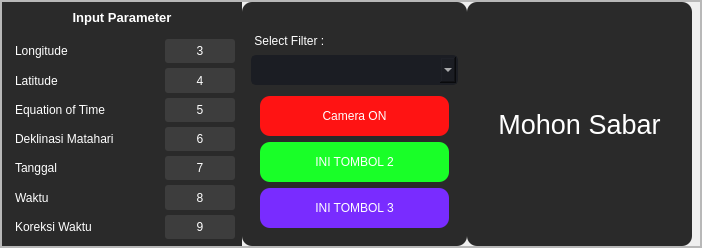
              <widget class="QFrame" name="frame_9">
               <property name="frameShape">
                <enum>QFrame::StyledPanel</enum>
               </property>
               <property name="frameShadow">
                <enum>QFrame::Raised</enum>
               </property>
               <layout class="QHBoxLayout" name="horizontalLayout_11">
                <property name="spacing">
                 <number>0</number>
                </property>
                <property name="leftMargin">
                 <number>0</number>
                </property>
                <property name="topMargin">
                 <number>0</number>
                </property>
                <property name="rightMargin">
                 <number>0</number>
                </property>
                <property name="bottomMargin">
                 <number>0</number>
                </property>
                <item>
                 <widget class="QFrame" name="frame_17">
                  <property name="minimumSize">
                   <size>
                    <width>700</width>
                    <height>0</height>
                   </size>
                  </property>
                  <property name="frameShape">
                   <enum>QFrame::StyledPanel</enum>
                  </property>
                  <property name="frameShadow">
                   <enum>QFrame::Raised</enum>
                  </property>
                  <layout class="QHBoxLayout" name="horizontalLayout_14">
                   <property name="spacing">
                    <number>0</number>
                   </property>
                   <property name="leftMargin">
                    <number>0</number>
                   </property>
                   <property name="topMargin">
                    <number>0</number>
                   </property>
                   <property name="rightMargin">
                    <number>8</number>
                   </property>
                   <property name="bottomMargin">
                    <number>0</number>
                   </property>
                   <item>
                    <widget class="QFrame" name="frame_22">
                     <property name="maximumSize">
                      <size>
                       <width>16777215</width>
                       <height>16777215</height>
                      </size>
                     </property>
                     <property name="styleSheet">
                      <string notr="true">background-color: rgb(42,42,42);
border-radius: 00px;
color: rgb(255, 255, 255);</string>
                     </property>
                     <property name="frameShape">
                      <enum>QFrame::StyledPanel</enum>
                     </property>
                     <property name="frameShadow">
                      <enum>QFrame::Raised</enum>
                     </property>
                     <layout class="QVBoxLayout" name="verticalLayout_10">
                      <property name="spacing">
                       <number>0</number>
                      </property>
                      <property name="leftMargin">
                       <number>0</number>
                      </property>
                      <property name="topMargin">
                       <number>0</number>
                      </property>
                      <property name="rightMargin">
                       <number>0</number>
                      </property>
                      <property name="bottomMargin">
                       <number>0</number>
                      </property>
                      <item>
                       <widget class="QFrame" name="frame_25">
                        <property name="maximumSize">
                         <size>
                          <width>16777215</width>
                          <height>30</height>
                         </size>
                        </property>
                        <property name="frameShape">
                         <enum>QFrame::StyledPanel</enum>
                        </property>
                        <property name="frameShadow">
                         <enum>QFrame::Raised</enum>
                        </property>
                        <layout class="QHBoxLayout" name="horizontalLayout_16">
                         <property name="spacing">
                          <number>0</number>
                         </property>
                         <property name="leftMargin">
                          <number>0</number>
                         </property>
                         <property name="topMargin">
                          <number>0</number>
                         </property>
                         <property name="rightMargin">
                          <number>0</number>
                         </property>
                         <property name="bottomMargin">
                          <number>0</number>
                         </property>
                         <item>
                          <widget class="QLabel" name="label_10">
                           <property name="font">
                            <font>
                             <pointsize>10</pointsize>
                             <weight>75</weight>
                             <bold>true</bold>
                            </font>
                           </property>
                           <property name="text">
                            <string>Input Parameter</string>
                           </property>
                           <property name="alignment">
                            <set>Qt::AlignCenter</set>
                           </property>
                          </widget>
                         </item>
                        </layout>
                       </widget>
                      </item>
                      <item>
                       <widget class="QFrame" name="frame_26">
                        <property name="frameShape">
                         <enum>QFrame::StyledPanel</enum>
                        </property>
                        <property name="frameShadow">
                         <enum>QFrame::Raised</enum>
                        </property>
                        <layout class="QHBoxLayout" name="horizontalLayout_15">
                         <property name="spacing">
                          <number>0</number>
                         </property>
                         <property name="leftMargin">
                          <number>0</number>
                         </property>
                         <property name="topMargin">
                          <number>0</number>
                         </property>
                         <property name="rightMargin">
                          <number>0</number>
                         </property>
                         <property name="bottomMargin">
                          <number>0</number>
                         </property>
                         <item>
                          <widget class="QFrame" name="frame_27">
                           <property name="minimumSize">
                            <size>
                             <width>160</width>
                             <height>0</height>
                            </size>
                           </property>
                           <property name="maximumSize">
                            <size>
                             <width>180</width>
                             <height>16777215</height>
                            </size>
                           </property>
                           <property name="styleSheet">
                            <string notr="true">background-color: rgb(42,42,42);
color: rgb(255, 255, 255);</string>
                           </property>
                           <property name="frameShape">
                            <enum>QFrame::StyledPanel</enum>
                           </property>
                           <property name="frameShadow">
                            <enum>QFrame::Raised</enum>
                           </property>
                           <layout class="QVBoxLayout" name="verticalLayout_11">
                            <property name="spacing">
                             <number>5</number>
                            </property>
                            <property name="leftMargin">
                             <number>13</number>
                            </property>
                            <property name="topMargin">
                             <number>7</number>
                            </property>
                            <property name="rightMargin">
                             <number>3</number>
                            </property>
                            <property name="bottomMargin">
                             <number>7</number>
                            </property>
                            <item>
                             <widget class="QLabel" name="label_32">
                              <property name="font">
                               <font>
                                <pointsize>9</pointsize>
                               </font>
                              </property>
                              <property name="styleSheet">
                               <string notr="true">color: rgb(255, 255, 255);</string>
                              </property>
                              <property name="text">
                               <string>Longitude</string>
                              </property>
                              <property name="alignment">
                               <set>Qt::AlignLeading|Qt::AlignLeft|Qt::AlignVCenter</set>
                              </property>
                             </widget>
                            </item>
                            <item>
                             <widget class="QLabel" name="label_33">
                              <property name="font">
                               <font>
                                <pointsize>9</pointsize>
                               </font>
                              </property>
                              <property name="styleSheet">
                               <string notr="true">color: rgb(255, 255, 255);</string>
                              </property>
                              <property name="text">
                               <string>Latitude</string>
                              </property>
                              <property name="alignment">
                               <set>Qt::AlignLeading|Qt::AlignLeft|Qt::AlignVCenter</set>
                              </property>
                             </widget>
                            </item>
                            <item>
                             <widget class="QLabel" name="label_35">
                              <property name="font">
                               <font>
                                <pointsize>9</pointsize>
                               </font>
                              </property>
                              <property name="styleSheet">
                               <string notr="true">color: rgb(255, 255, 255);
</string>
                              </property>
                              <property name="text">
                               <string>Equation of Time</string>
                              </property>
                              <property name="alignment">
                               <set>Qt::AlignLeading|Qt::AlignLeft|Qt::AlignVCenter</set>
                              </property>
                             </widget>
                            </item>
                            <item>
                             <widget class="QLabel" name="label_34">
                              <property name="font">
                               <font>
                                <pointsize>9</pointsize>
                               </font>
                              </property>
                              <property name="styleSheet">
                               <string notr="true">color: rgb(255, 255, 255);</string>
                              </property>
                              <property name="text">
                               <string>Deklinasi Matahari</string>
                              </property>
                              <property name="alignment">
                               <set>Qt::AlignLeading|Qt::AlignLeft|Qt::AlignVCenter</set>
                              </property>
                             </widget>
                            </item>
                            <item>
                             <widget class="QLabel" name="label_30">
                              <property name="font">
                               <font>
                                <pointsize>9</pointsize>
                               </font>
                              </property>
                              <property name="styleSheet">
                               <string notr="true">color: rgb(255, 255, 255);</string>
                              </property>
                              <property name="text">
                               <string>Tanggal</string>
                              </property>
                              <property name="alignment">
                               <set>Qt::AlignLeading|Qt::AlignLeft|Qt::AlignVCenter</set>
                              </property>
                             </widget>
                            </item>
                            <item>
                             <widget class="QLabel" name="label_31">
                              <property name="font">
                               <font>
                                <pointsize>9</pointsize>
                               </font>
                              </property>
                              <property name="styleSheet">
                               <string notr="true">color: rgb(255, 255, 255);</string>
                              </property>
                              <property name="text">
                               <string>Waktu</string>
                              </property>
                              <property name="alignment">
                               <set>Qt::AlignLeading|Qt::AlignLeft|Qt::AlignVCenter</set>
                              </property>
                             </widget>
                            </item>
                            <item>
                             <widget class="QLabel" name="label_36">
                              <property name="font">
                               <font>
                                <pointsize>9</pointsize>
                               </font>
                              </property>
                              <property name="styleSheet">
                               <string notr="true">color: rgb(255, 255, 255);</string>
                              </property>
                              <property name="text">
                               <string>Koreksi Waktu</string>
                              </property>
                              <property name="alignment">
                               <set>Qt::AlignLeading|Qt::AlignLeft|Qt::AlignVCenter</set>
                              </property>
                             </widget>
                            </item>
                           </layout>
                          </widget>
                         </item>
                         <item>
                          <widget class="QFrame" name="frame_28">
                           <property name="minimumSize">
                            <size>
                             <width>80</width>
                             <height>0</height>
                            </size>
                           </property>
                           <property name="maximumSize">
                            <size>
                             <width>100</width>
                             <height>16777215</height>
                            </size>
                           </property>
                           <property name="frameShape">
                            <enum>QFrame::StyledPanel</enum>
                           </property>
                           <property name="frameShadow">
                            <enum>QFrame::Raised</enum>
                           </property>
                           <layout class="QVBoxLayout" name="verticalLayout_8">
                            <property name="spacing">
                             <number>5</number>
                            </property>
                            <property name="leftMargin">
                             <number>3</number>
                            </property>
                            <property name="topMargin">
                             <number>7</number>
                            </property>
                            <property name="rightMargin">
                             <number>7</number>
                            </property>
                            <property name="bottomMargin">
                             <number>7</number>
                            </property>
                            <item>
                             <widget class="QLabel" name="label_43">
                              <property name="font">
                               <font>
                                <pointsize>9</pointsize>
                               </font>
                              </property>
                              <property name="styleSheet">
                               <string notr="true">border-radius: 3px;
color: rgb(255, 255, 255);
background-color: rgb(37, 39, 47);
background-color: rgb(61, 61, 61);</string>
                              </property>
                              <property name="text">
                               <string>3</string>
                              </property>
                              <property name="alignment">
                               <set>Qt::AlignCenter</set>
                              </property>
                             </widget>
                            </item>
                            <item>
                             <widget class="QLabel" name="label_42">
                              <property name="font">
                               <font>
                                <pointsize>9</pointsize>
                               </font>
                              </property>
                              <property name="styleSheet">
                               <string notr="true">border-radius: 3px;
color: rgb(255, 255, 255);
background-color: rgb(37, 39, 47);
background-color: rgb(61, 61, 61);</string>
                              </property>
                              <property name="text">
                               <string>4</string>
                              </property>
                              <property name="alignment">
                               <set>Qt::AlignCenter</set>
                              </property>
                             </widget>
                            </item>
                            <item>
                             <widget class="QLabel" name="label_39">
                              <property name="font">
                               <font>
                                <pointsize>9</pointsize>
                               </font>
                              </property>
                              <property name="styleSheet">
                               <string notr="true">border-radius: 3px;
color: rgb(255, 255, 255);
background-color: rgb(37, 39, 47);
background-color: rgb(61, 61, 61);</string>
                              </property>
                              <property name="text">
                               <string>5</string>
                              </property>
                              <property name="alignment">
                               <set>Qt::AlignCenter</set>
                              </property>
                             </widget>
                            </item>
                            <item>
                             <widget class="QLabel" name="label_40">
                              <property name="font">
                               <font>
                                <pointsize>9</pointsize>
                               </font>
                              </property>
                              <property name="styleSheet">
                               <string notr="true">border-radius: 3px;
color: rgb(255, 255, 255);
background-color: rgb(37, 39, 47);
background-color: rgb(61, 61, 61);</string>
                              </property>
                              <property name="text">
                               <string>6</string>
                              </property>
                              <property name="alignment">
                               <set>Qt::AlignCenter</set>
                              </property>
                             </widget>
                            </item>
                            <item>
                             <widget class="QLabel" name="label_41">
                              <property name="font">
                               <font>
                                <pointsize>9</pointsize>
                               </font>
                              </property>
                              <property name="styleSheet">
                               <string notr="true">border-radius: 3px;
color: rgb(255, 255, 255);
background-color: rgb(37, 39, 47);
background-color: rgb(61, 61, 61);</string>
                              </property>
                              <property name="text">
                               <string>7</string>
                              </property>
                              <property name="alignment">
                               <set>Qt::AlignCenter</set>
                              </property>
                             </widget>
                            </item>
                            <item>
                             <widget class="QLabel" name="label_38">
                              <property name="font">
                               <font>
                                <pointsize>9</pointsize>
                               </font>
                              </property>
                              <property name="styleSheet">
                               <string notr="true">border-radius: 3px;
color: rgb(255, 255, 255);
background-color: rgb(37, 39, 47);
background-color: rgb(61, 61, 61);</string>
                              </property>
                              <property name="text">
                               <string>8</string>
                              </property>
                              <property name="alignment">
                               <set>Qt::AlignCenter</set>
                              </property>
                             </widget>
                            </item>
                            <item>
                             <widget class="QLabel" name="label_37">
                              <property name="font">
                               <font>
                                <pointsize>9</pointsize>
                               </font>
                              </property>
                              <property name="styleSheet">
                               <string notr="true">border-radius: 3px;
color: rgb(255, 255, 255);
background-color: rgb(37, 39, 47);
background-color: rgb(61, 61, 61);</string>
                              </property>
                              <property name="text">
                               <string>9</string>
                              </property>
                              <property name="alignment">
                               <set>Qt::AlignCenter</set>
                              </property>
                             </widget>
                            </item>
                           </layout>
                          </widget>
                         </item>
                        </layout>
                       </widget>
                      </item>
                     </layout>
                    </widget>
                   </item>
                   <item>
                    <widget class="QFrame" name="frame_23">
                     <property name="maximumSize">
                      <size>
                       <width>16777215</width>
                       <height>16777215</height>
                      </size>
                     </property>
                     <property name="styleSheet">
                      <string notr="true">background-color: rgb(42,42,42);
border-radius: 10px;
color: rgb(255, 255, 255);</string>
                     </property>
                     <property name="frameShape">
                      <enum>QFrame::StyledPanel</enum>
                     </property>
                     <property name="frameShadow">
                      <enum>QFrame::Raised</enum>
                     </property>
                     <layout class="QVBoxLayout" name="verticalLayout_12">
                      <item>
                       <widget class="QFrame" name="frame_29">
                        <property name="minimumSize">
                         <size>
                          <width>0</width>
                          <height>70</height>
                         </size>
                        </property>
                        <property name="maximumSize">
                         <size>
                          <width>16777215</width>
                          <height>40</height>
                         </size>
                        </property>
                        <property name="frameShape">
                         <enum>QFrame::StyledPanel</enum>
                        </property>
                        <property name="frameShadow">
                         <enum>QFrame::Raised</enum>
                        </property>
                        <layout class="QVBoxLayout" name="verticalLayout_14">
                         <property name="spacing">
                          <number>0</number>
                         </property>
                         <property name="leftMargin">
                          <number>0</number>
                         </property>
                         <property name="topMargin">
                          <number>0</number>
                         </property>
                         <property name="rightMargin">
                          <number>0</number>
                         </property>
                         <property name="bottomMargin">
                          <number>11</number>
                         </property>
                         <item>
                          <widget class="QLabel" name="label_11">
                           <property name="text">
                            <string> Select Filter :</string>
                           </property>
                          </widget>
                         </item>
                         <item>
                          <widget class="QComboBox" name="comboBox">
                           <property name="font">
                            <font>
                             <family>Segoe UI</family>
                             <pointsize>9</pointsize>
                            </font>
                           </property>
                           <property name="autoFillBackground">
                            <bool>false</bool>
                           </property>
                           <property name="styleSheet">
                            <string notr="true">QComboBox{
	background-color: rgb(27, 29, 35);
	border-radius: 5px;
	border: 2px solid rgb(27, 29, 35);
	padding: 5px;
	padding-left: 10px;
}
QComboBox:hover{
	border: 2px solid rgb(64, 71, 88);
}
QComboBox QAbstractItemView {
	color: rgb(85, 170, 255);	
	background-color: rgb(27, 29, 35);
	padding: 10px;
	selection-background-color: rgb(39, 44, 54);
}</string>
                           </property>
                           <property name="iconSize">
                            <size>
                             <width>16</width>
                             <height>16</height>
                            </size>
                           </property>
                           <property name="frame">
                            <bool>true</bool>
                           </property>
                          </widget>
                         </item>
                        </layout>
                       </widget>
                      </item>
                      <item>
                       <widget class="QFrame" name="frame_24">
                        <property name="frameShape">
                         <enum>QFrame::StyledPanel</enum>
                        </property>
                        <property name="frameShadow">
                         <enum>QFrame::Raised</enum>
                        </property>
                        <layout class="QVBoxLayout" name="verticalLayout_13">
                         <item>
                          <widget class="QPushButton" name="tombolMulai">
                           <property name="minimumSize">
                            <size>
                             <width>0</width>
                             <height>40</height>
                            </size>
                           </property>
                           <property name="styleSheet">
                            <string notr="true">QPushButton {
	image: url(:/20x20/icons/20x20/cil-home.png);
	background-position: center;
	background-repeat: no-reperat;
	border: none;
	background-color: rgb(255, 19, 19);
}
QPushButton:hover {
	background-color: rgb(33, 37, 43);
	background-color: rgb(26, 29, 34);
	background-color: rgb(42,42,42);
}
QPushButton:pressed {	
	background-color: rgb(0, 0, 0);
}</string>
                           </property>
                           <property name="text">
                            <string>Camera ON</string>
                           </property>
                          </widget>
                         </item>
                         <item>
                          <widget class="QPushButton" name="tombolMulai_2">
                           <property name="minimumSize">
                            <size>
                             <width>0</width>
                             <height>40</height>
                            </size>
                           </property>
                           <property name="styleSheet">
                            <string notr="true">QPushButton {
	image: url(:/20x20/icons/20x20/cil-home.png);
	background-position: center;
	background-repeat: no-reperat;
	border: none;
	background-color: rgb(25, 255, 40);
}
QPushButton:hover {
	background-color: rgb(33, 37, 43);
	background-color: rgb(26, 29, 34);
	background-color: rgb(42,42,42);
}
QPushButton:pressed {	
	background-color: rgb(0, 0, 0);
}</string>
                           </property>
                           <property name="text">
                            <string>INI TOMBOL 2</string>
                           </property>
                          </widget>
                         </item>
                         <item>
                          <widget class="QPushButton" name="tombolMulai_3">
                           <property name="minimumSize">
                            <size>
                             <width>0</width>
                             <height>40</height>
                            </size>
                           </property>
                           <property name="styleSheet">
                            <string notr="true">QPushButton {
	image: url(:/20x20/icons/20x20/cil-home.png);
	background-position: center;
	background-repeat: no-reperat;
	border: none;
background-color: rgb(121, 44, 255);
}
QPushButton:hover {
	background-color: rgb(33, 37, 43);
	background-color: rgb(26, 29, 34);
	background-color: rgb(42,42,42);
}
QPushButton:pressed {	
	background-color: rgb(0, 0, 0);
}</string>
                           </property>
                           <property name="text">
                            <string>INI TOMBOL 3</string>
                           </property>
                          </widget>
                         </item>
                        </layout>
                       </widget>
                      </item>
                     </layout>
                    </widget>
                   </item>
                   <item>
                    <widget class="QFrame" name="frame_18">
                     <property name="maximumSize">
                      <size>
                       <width>16777215</width>
                       <height>16777215</height>
                      </size>
                     </property>
                     <property name="styleSheet">
                      <string notr="true">background-color: rgb(42,42,42);
border-radius: 10px;
color: rgb(255, 255, 255);</string>
                     </property>
                     <property name="frameShape">
                      <enum>QFrame::StyledPanel</enum>
                     </property>
                     <property name="frameShadow">
                      <enum>QFrame::Raised</enum>
                     </property>
                     <layout class="QVBoxLayout" name="verticalLayout_9">
                      <item>
                       <widget class="QLabel" name="label_12">
                        <property name="font">
                         <font>
                          <pointsize>20</pointsize>
                         </font>
                        </property>
                        <property name="text">
                         <string>Mohon Sabar</string>
                        </property>
                        <property name="alignment">
                         <set>Qt::AlignCenter</set>
                        </property>
                       </widget>
                      </item>
                     </layout>
                    </widget>
                   </item>
                  </layout>
                 </widget>
                </item>
               </layout>
              </widget>
